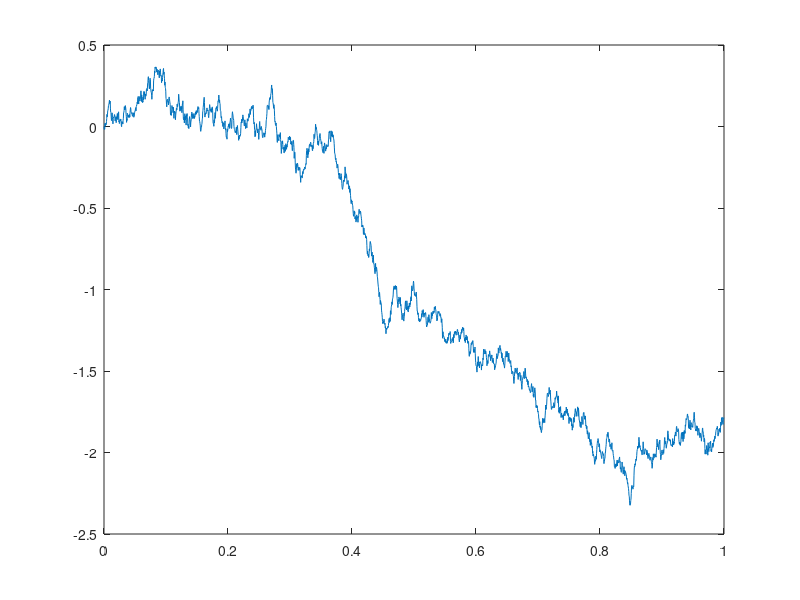
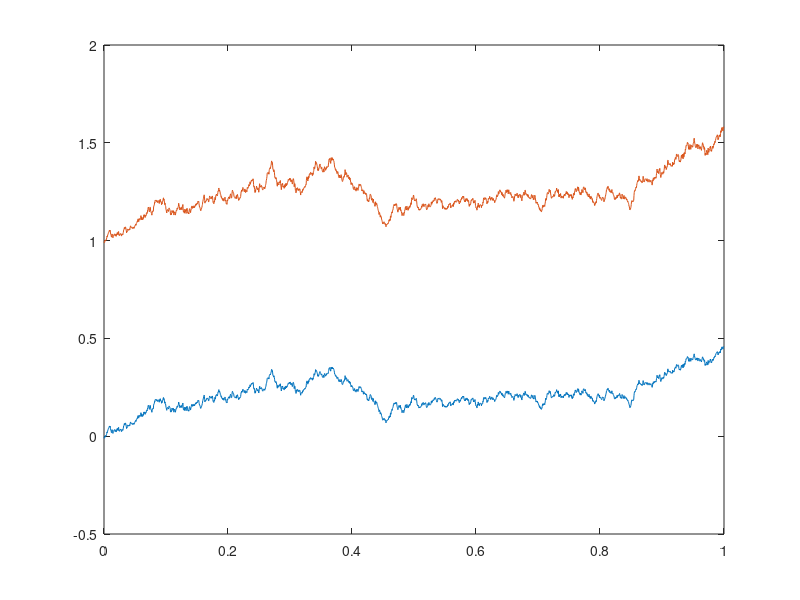

MATLAB code to generate these figures, in order:
clear

N=2500; dt=1/N; X=randn(N,1);

S(1)=0; t(1)=0;

mu=1; sigma=0.3;

Ytderiva(1) = mu*dt + sigma*sqrt(dt)*X(1);
Ytgeometrico(1) = exp(mu*dt + sigma*sqrt(dt)*X(1));

for i=1:2499
    
    %Browniano
    S(i+1)=S(i)+sqrt(dt)*X(i);

    Ytderiva(i+1)= Ytderiva(i) + mu*dt + sigma*sqrt(dt)*X(i);
    Ytgeometrico(i+1)= Ytgeometrico(i) * exp(mu*dt + sigma*sqrt(dt)*X(i));

    t(i+1)=t(i)+dt;
end

figure
plot(t,S)

figure
plot(t,Ytderiva)
hold on
plot(t,Ytgeometrico)




